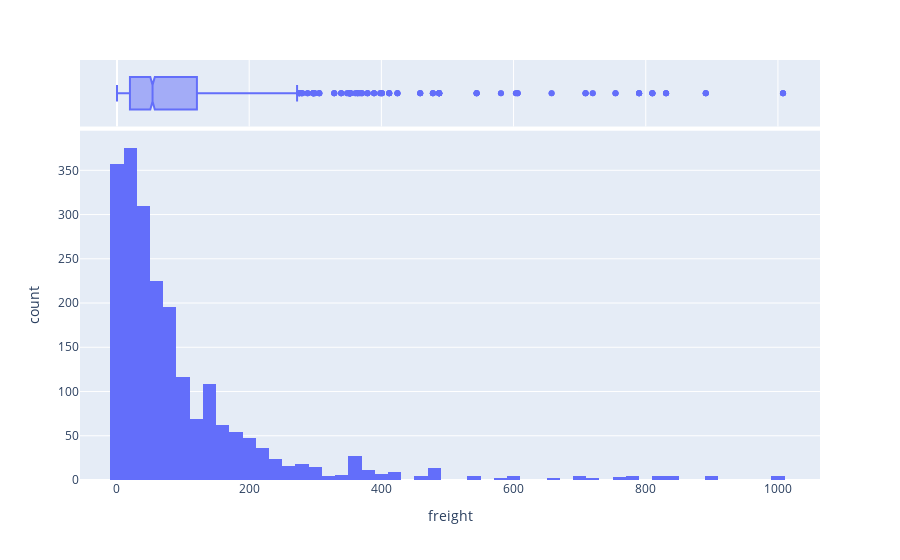

The notebook cell this image was saved under:
### Code cell
px.histogram(data_frame=orders_df, x = 'freight', marginal='box')

### Figure 1 — Plotly figure (JSON) as saved in the notebook; plotly's stock layout.template omitted (floating-point values rounded to 4 significant figures; data arrays with more than 128 entries replaced by an {"elided": "..."} marker saying what was removed)
{"data": [{"alignmentgroup": "True", "bingroup": "x", "hovertemplate": "freight=%{x}<br>count=%{y}<extra></extra>", "legendgroup": "", "marker": {"color": "#636efa", "pattern": {"shape": ""}}, "name": "", "offsetgroup": "", "orientation": "v", "showlegend": false, "type": "histogram", "x": {"elided": "2155 float values"}, "xaxis": "x", "yaxis": "y"}, {"alignmentgroup": "True", "hovertemplate": "freight=%{x}<extra></extra>", "legendgroup": "", "marker": {"color": "#636efa"}, "name": "", "notched": true, "offsetgroup": "", "showlegend": false, "type": "box", "x": {"elided": "2155 float values"}, "xaxis": "x2", "yaxis": "y2"}], "layout": {"barmode": "relative", "legend": {"tracegroupgap": 0}, "margin": {"t": 60}, "xaxis": {"anchor": "y", "domain": [0, 1], "title": {"text": "freight"}}, "xaxis2": {"anchor": "y2", "domain": [0, 1], "matches": "x", "showgrid": true, "showticklabels": false}, "yaxis": {"anchor": "x", "domain": [0, 0.8316], "title": {"text": "count"}}, "yaxis2": {"anchor": "x2", "domain": [0.8416, 1], "matches": "y2", "showgrid": false, "showline": false, "showticklabels": false, "ticks": ""}}}
